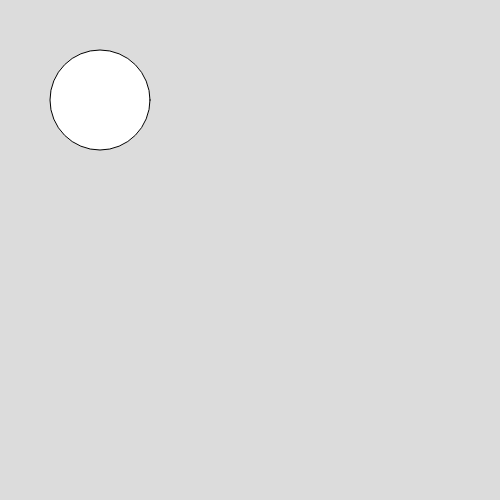
Frame 1 (no input)
Frame 60 (no input): identical to frame 1, image omitted
Frame 120 (the mouse pressed at the canvas centre since frame 60): identical to frame 1, image omitted

The p5.js sketch that drew this single still picture (run headless with seeded random() and noise() and a simulated clock; from frame 60 on, the mouse is pressed at the canvas centre):

// p5.js sketch
// ── sketch.js
let f

function setup() {
    createCanvas(500, 500);
    f = new Flower(100, 100, 50)
}

function draw() {
    background(220);
    f.render()
}

// ── Flower.js
class Flower {
    constructor(x, y, r) {
        this.x = x
        this.y = y
        this.r = r
    }

    render() {
        circle(this.x, this.y, this.r * 2)
    }
}
